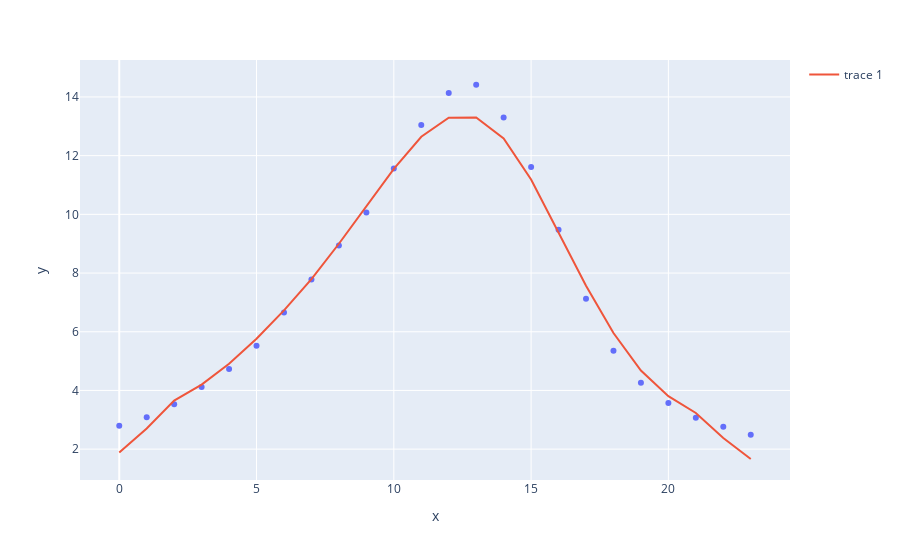

Notebook code for this chart:
### Code cell
import plotly.express as px
import plotly.graph_objects as go

abs_laps = abs_laps.numpy()
max_i = np.argmax(abs_laps, axis=0)

joint_mask = im_mask.copy()
joint_mask[yolk_mask==1] = 0

mask_laps = []
for i in range(abs_laps.shape[0]):
    mask_laps.append(np.mean(abs_laps[i][joint_mask==1]))

# get moving average
avg_ft = np.ones((5,)) / 5
mask_laps_avg = np.convolve(mask_laps, avg_ft,mode="same")
    
fig = px.scatter(x=range(len(mask_laps)), y=mask_laps)
fig.add_trace(go.Scatter(x=np.arange(len(mask_laps)), y=mask_laps_avg))
fig.show()

### Figure 1 — Plotly figure (JSON) as saved in the notebook; plotly's stock layout.template omitted (floating-point values rounded to 4 significant figures)
{"data": [{"hovertemplate": "x=%{x}<br>y=%{y}<extra></extra>", "legendgroup": "", "marker": {"color": "#636efa", "symbol": "circle"}, "mode": "markers", "name": "", "orientation": "v", "showlegend": false, "type": "scatter", "x": [0, 1, 2, 3, 4, 5, 6, 7, 8, 9, 10, 11, 12, 13, 14, 15, 16, 17, 18, 19, 20, 21, 22, 23], "xaxis": "x", "y": [2.795, 3.089, 3.531, 4.116, 4.732, 5.527, 6.652, 7.781, 8.938, 10.06, 11.56, 13.05, 14.14, 14.42, 13.3, 11.62, 9.473, 7.127, 5.351, 4.26, 3.574, 3.074, 2.76, 2.486], "yaxis": "y"}, {"type": "scatter", "x": [0, 1, 2, 3, 4, 5, 6, 7, 8, 9, 10, 11, 12, 13, 14, 15, 16, 17, 18, 19, 20, 21, 22, 23], "y": [1.883, 2.706, 3.652, 4.199, 4.911, 5.761, 6.726, 7.792, 8.998, 10.28, 11.55, 12.64, 13.29, 13.3, 12.59, 11.19, 9.374, 7.566, 5.957, 4.677, 3.804, 3.231, 2.379, 1.664]}], "layout": {"autosize": true, "legend": {"tracegroupgap": 0}, "margin": {"t": 60}, "xaxis": {"anchor": "y", "autorange": true, "domain": [0, 1], "range": [-1.396, 24.4], "title": {"text": "x"}, "type": "linear"}, "yaxis": {"anchor": "x", "autorange": true, "domain": [0, 1], "range": [0.9419, 15.38], "title": {"text": "y"}, "type": "linear"}}}
